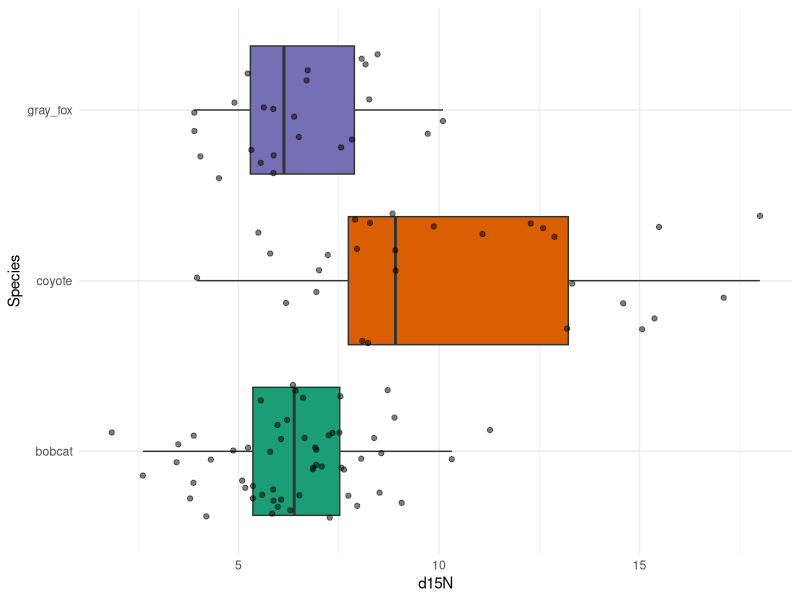

Reproduce this figure in R.
## ---- chunk 1
#| label: setup
#| message: false

library(tidyverse)
library(modeldata)
## ---- chunk 2
#| warning: false
#| label: d15N Boxplot


ggplot(scat, aes(y= Species, 
                 x = d15N, 
                 fill = Species)) + 
  geom_boxplot(outlier.shape = NA, 
               show.legend = FALSE) + 
  geom_jitter(alpha = 0.5, 
              show.legend = FALSE) + 
  theme_minimal() + 
  scale_fill_brewer(palette = "Dark2")
## ---- chunk 3
#| label: Arrange by d15N low to high
scat %>% 
  select(Species, 
         Site, 
         d15N) %>% 
  arrange(d15N) %>% 
  head()
  
## ---- chunk 4
#| label: Arrange by d15N high to low
scat %>% 
  select(Species, 
         Site, 
         d15N) %>% 
  arrange(desc(d15N)) %>% 
  head()
## ---- chunk 5
#| label: Arrange by d15N and location
scat %>% 
  select(Species, 
         Site, 
         Location,
         d15N) %>% 
  arrange(Location, 
          d15N)
## ---- chunk 6
#| label: Using Mutate

scat %>% 
  select(Species, 
         Diameter,
         Length) %>% 
  mutate(Shape = round(Diameter / Length, 2) ) %>% 
  head()
